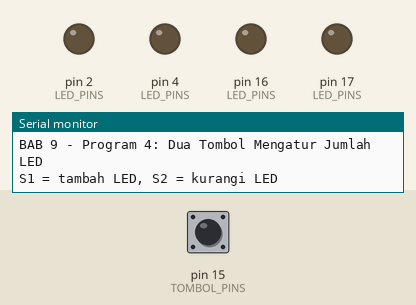
Bench run of a sketch on a simulated Arduino Uno, built with avr-gcc and run on an emulated ATmega328P. Shown: output pins drawn as LEDs (lit = HIGH), the last lines printed to the serial monitor. The test bench sets the inputs (shaded band); at power-on: pin 15 (TOMBOL_PINS) LOW.

Above: at 1.2 s.
1.3 s: pin 15 (TOMBOL_PINS) pulled HIGH for 0.15 s
At 2.5 s:
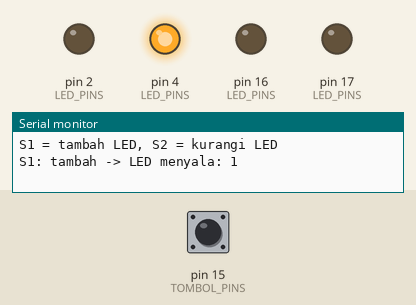
2.9 s: pin 15 (TOMBOL_PINS) pulled HIGH for 1 s
At 3.6 s:
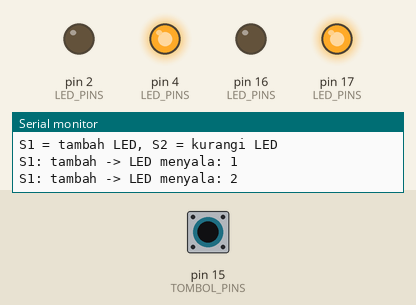
5.4 s: pin 15 (TOMBOL_PINS) pulled HIGH for 0.15 s
At 6.6 s:
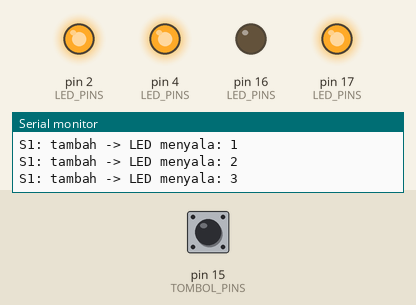
7.0 s: pin 15 (TOMBOL_PINS) pulled HIGH for 3.2 s
At 8.0 s:
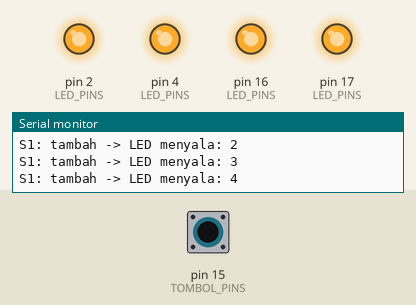
Timing chart, 0 to 10.0 s (numbered marks = the images above; inputs shaded):
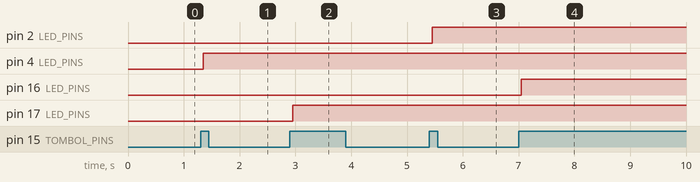

The sketch:

p4_dua_tombol.ino
```cpp
/*
 * BAB 9 - Program 4: Dua Tombol Mengatur Jumlah LED
 * S1 menambah satu LED yang menyala, S2 mengurangi satu LED.
 * LED menyala berurutan dari kiri ke kanan seperti indikator level.
 *
 * Rangkaian:
 *   Tombol S1 (pin kuning ke-3) → IO15
 *   Tombol S2 (pin kuning ke-4) → IO25
 *   LED1 (merah) → IO4,  LED2 (hijau)  → IO17
 *   LED3 (biru)  → IO2,  LED4 (kuning) → IO16
 */

#define TOMBOL_S1 15
#define TOMBOL_S2 25

#define LED_MERAH  4
#define LED_KUNING 16
#define LED_HIJAU  17
#define LED_BIRU   2

// LED diurutkan sesuai posisinya di kit, dari kiri ke kanan
const int LED_PINS[] = {LED_MERAH, LED_HIJAU, LED_BIRU, LED_KUNING};
const int JUMLAH_LED = sizeof(LED_PINS) / sizeof(LED_PINS[0]);

// Data debounce untuk 2 tombol: indeks 0 = S1, indeks 1 = S2
const int TOMBOL_PINS[] = {TOMBOL_S1, TOMBOL_S2};
const int JUMLAH_TOMBOL = 2;
const unsigned long WAKTU_DEBOUNCE = 50;  // ms

int bacaanSebelumnya[JUMLAH_TOMBOL] = {LOW, LOW};
int statusStabil[JUMLAH_TOMBOL] = {LOW, LOW};
unsigned long waktuBerubah[JUMLAH_TOMBOL] = {0, 0};

int ledMenyala = 0;  // berapa LED yang sedang menyala (0 sampai 4)

// Mengembalikan true hanya satu kali setiap tombol ke-i baru ditekan (sudah di-debounce).
// Panggil fungsi ini di setiap putaran loop() supaya tidak ada perubahan yang terlewat.
bool baruDitekan(int i) {
  int bacaan = digitalRead(TOMBOL_PINS[i]);

  if (bacaan != bacaanSebelumnya[i]) {
    waktuBerubah[i] = millis();
    bacaanSebelumnya[i] = bacaan;
  }

  if ((millis() - waktuBerubah[i]) > WAKTU_DEBOUNCE && bacaan != statusStabil[i]) {
    statusStabil[i] = bacaan;
    return statusStabil[i] == HIGH;  // true hanya pada tepi naik (LOW → HIGH)
  }
  return false;
}

void setup() {
  Serial.begin(115200);

  for (int i = 0; i < JUMLAH_TOMBOL; i++) {
    pinMode(TOMBOL_PINS[i], INPUT);  // tombol kit: pull-down 10 kΩ sudah ada
  }
  for (int i = 0; i < JUMLAH_LED; i++) {
    pinMode(LED_PINS[i], OUTPUT);
    digitalWrite(LED_PINS[i], LOW);
  }

  Serial.println("BAB 9 - Program 4: Dua Tombol Mengatur Jumlah LED");
  Serial.println("S1 = tambah LED, S2 = kurangi LED");
}

void loop() {
  if (baruDitekan(0)) {  // S1 baru ditekan
    if (ledMenyala < JUMLAH_LED) {
      digitalWrite(LED_PINS[ledMenyala], HIGH);
      ledMenyala++;
      Serial.print("S1: tambah -> LED menyala: ");
      Serial.println(ledMenyala);
    } else {
      Serial.println("S1: sudah penuh (4 LED menyala)");
    }
  }

  if (baruDitekan(1)) {  // S2 baru ditekan
    if (ledMenyala > 0) {
      ledMenyala--;
      digitalWrite(LED_PINS[ledMenyala], LOW);
      Serial.print("S2: kurangi -> LED menyala: ");
      Serial.println(ledMenyala);
    } else {
      Serial.println("S2: sudah kosong (0 LED menyala)");
    }
  }
}
```

Measured:
- after the input at 1.3 s, pin 4 (LED_PINS): LOW → HIGH after 0.05 s
- after the input at 2.9 s, pin 17 (LED_PINS): LOW → HIGH after 0.05 s
- after the input at 5.4 s, pin 2 (LED_PINS): LOW → HIGH after 0.05 s
- after the input at 7.0 s, pin 16 (LED_PINS): LOW → HIGH after 0.05 s
